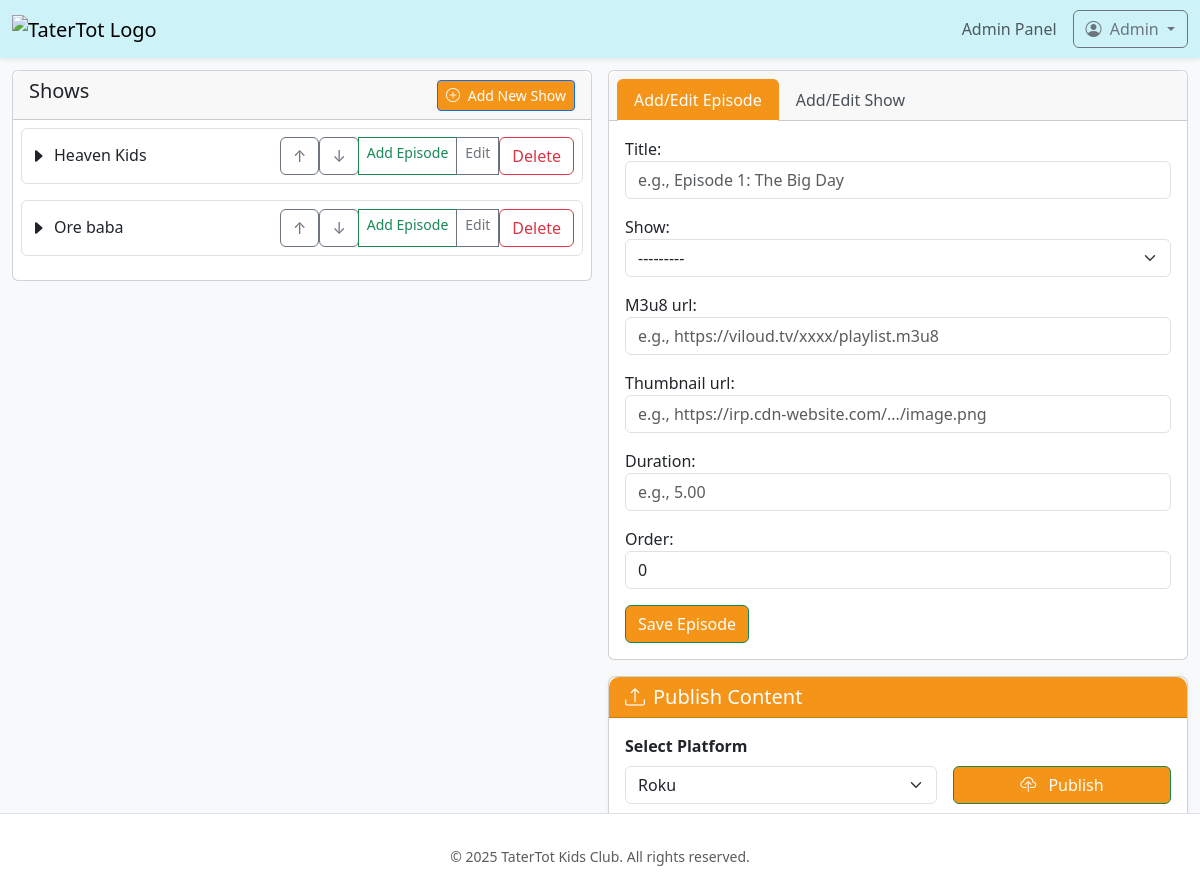
The app's page / (signed in) with its own data.
### base/models.py (models this page shows)
class Show(models.Model):
    title = models.CharField(max_length=100)
    order = models.PositiveIntegerField(default=0)
    class Meta:
        ordering = ['order']
    def __str__(self):
        return self.title

### base/views.py (the view)
# urls.py: path('', views.dashboard, name='dashboard'),
@login_required
def dashboard(request):
    shows = Show.objects.prefetch_related('episodes').order_by('order')
    context = {
        'shows': shows,
        'episode_form': EpisodeForm(),
        'show_form': ShowForm(),
        'edit_mode': False,
        'form_action_url': reverse('add_episode', args=[shows.first().id]) if shows.exists() else '#',
        'show_form_action_url': reverse('add_show'),
        'active_tab': 'episodeFormTab',
        'selected_show': None,
    }
    return render(request, 'dashboard.html', context)

### base/forms.py
class EpisodeForm(forms.ModelForm):
    class Meta:
        model = Episode
        fields = ['title', 'show', 'm3u8_url', 'thumbnail_url', 'duration', 'order']
        widgets = {
            'title': forms.TextInput(attrs={'class': 'form-control', 'placeholder': 'e.g., Episode 1: The Big Day'}),
            'show': forms.Select(attrs={'class': 'form-select'}),
            'm3u8_url': forms.URLInput(attrs={'class': 'form-control', 'placeholder': 'e.g., https://viloud.tv/xxxx/playlist.m3u8'}),
            'thumbnail_url': forms.URLInput(attrs={'class': 'form-control', 'placeholder': 'e.g., https://irp.cdn-website.com/.../image.png'}),
            'duration': forms.TextInput(attrs={'class': 'form-control', 'placeholder': 'e.g., 5.00'}),
            'order': forms.NumberInput(attrs={'class': 'form-control', 'min': '0'}),
        }

class ShowForm(forms.ModelForm):
    class Meta:
        model = Show
        fields = ['title', 'order']
        widgets = {
            'title': forms.TextInput(attrs={'class': 'form-control', 'placeholder': 'e.g., TaterTot Adventures'}),
            'order': forms.NumberInput(attrs={'class': 'form-control', 'min': '0'}),
        }

### templates/dashboard.html (shortened to what this page needs)
{% extends 'base.html' %}
{% load static %}
{% block content %}
<div class="container-fluid content-wrapper">
    <div class="row">
        <div class="col-md-6 pe-md-2">
            <div class="card mb-3">
                <div class="card-header d-flex justify-content-between align-items-center">
                    <h5>Shows</h5>
                    <button class="btn btn-primary btn-sm" onclick="switchToShowTab()" style="background-color: #f49519!important;">
                        <i class="bi bi-plus-circle me-1"></i> Add New Show
                    </button>
                </div>
                <div class="card-body p-0">
                    <div class="shows-list p-2">
                        {% for show in shows %}
                        <div class="show border rounded mb-3 p-2">
                            <div class="show-header d-flex justify-content-between align-items-center">
                                <div class="d-flex align-items-center">
                                    <span class="show-toggle me-2" data-show-id="{{ show.id }}" role="button">
                                        <i class="bi bi-caret-right-fill toggle-icon"></i>
                                    </span>
                                    <h6 class="mb-0">{{ show.title }}</h6>
                                </div>
                                <div class="show-actions btn-group btn-group-sm">
                                    <form method="POST" action="{% url 'move_show' show.id -1 %}" class="d-inline">
                                        <button class="btn btn-outline-secondary" title="Move Up">↑</button>
                                    </form>
                                    <form method="POST" action="{% url 'move_show' show.id 1 %}" class="d-inline">
                                        <button class="btn btn-outline-secondary" title="Move Down">↓</button>
                                    </form>
                                    <a href="{% url 'add_episode' show.id %}" class="btn btn-outline-success">Add Episode</a>
                                    <a href="{% url 'edit_show' show.id %}" class="btn btn-outline-secondary">Edit</a>
                                    <form method="POST" action="{% url 'delete_show' show.id %}" class="d-inline" onsubmit="return confirm('Delete show?');">
                                        <button class="btn btn-outline-danger">Delete</button>
                                    </form>
                                </div>
                            </div>
                        </div>
                        {% endfor %}
                    </div>
                </div>
            </div>
        </div>
        <div class="col-md-6 ps-md-2">
            <div class="card mb-3">
                <div class="card-header">
                    <ul class="nav nav-tabs card-header-tabs" id="formTabs" role="tablist">
                        <li class="nav-item" role="presentation">
                            <button class="nav-link {% if active_tab == 'episodeFormTab' %}active{% endif %}" id="episode-tab" data-bs-toggle="tab" data-bs-target="#episodeFormTab" type="button" role="tab" aria-controls="episodeFormTab" aria-selected="{% if active_tab == 'episodeFormTab' %}true{% else %}false{% endif %}">
                                Add/Edit Episode
                            </button>
                        </li>
                        <li class="nav-item" role="presentation">
                            <button class="nav-link {% if active_tab == 'showFormTab' %}active{% endif %}" id="show-tab" data-bs-toggle="tab" data-bs-target="#showFormTab" type="button" role="tab" aria-controls="showFormTab" aria-selected="{% if active_tab == 'showFormTab' %}true{% else %}false{% endif %}">
                                Add/Edit Show
                            </button>
                        </li>
                    </ul>
                </div>
                <div class="card-body tab-content" id="formTabsContent">
                    <div class="tab-pane fade {% if active_tab == 'episodeFormTab' %}show active{% endif %}" id="episodeFormTab" role="tabpanel" aria-labelledby="episode-tab">
                        <form method="POST" enctype="multipart/form-data" action="{{ form_action_url }}">
                            {{ episode_form.as_p }}
                            <button type="submit" class="btn btn-success" style="background-color: #f49519!important;">
                                {% if edit_mode %}Update Episode{% else %}Save Episode{% endif %}
                            </button>
                        </form>
                    </div>
                </div>
            </div>
            <div class="card mt-2 shadow-sm rounded-3">
                <div class="card-header bg-primary text-white" style="background-color: #f49519!important;">
                    <h5 class="mb-0"><i class="bi bi-upload me-2"></i>Publish Content</h5>
                </div>
                <div class="card-body">
                    <form method="POST" action="{% url 'publish' %}" id="publishForm">
                        <div class="row g-3 align-items-end">
                            <div class="col-md-7">
                                <label for="platformSelect" class="form-label fw-semibold">Select Platform</label>
                                <select class="form-select" id="platformSelect" name="platform" required>
                                    <option value="roku">Roku</option>
                                </select>
                            </div>
                            <div class="col-md-5 text-md-end">
                                <button type="submit" class="btn btn-success w-100" style="background-color: #f49519!important;">
                                    <i class="bi bi-cloud-upload me-2"></i> Publish
                                </button>
                            </div>
                        </div>
                    </form>
                </div>
            </div>
        </div>
    </div>
</div>
{% endblock %}

### templates/base.html (style rules this page uses)
body { background-color: #f8f9fa; }
.content-wrapper { margin-top: 70px; margin-bottom: 70px; }
.card-header { border-radius: 10px 10px 0 0 !important; }
.nav-link { color: #495057; }
.nav-link.active { color: #0d6efd !important; font-weight: 500; }

### templates/dashboard.html (style rules this page uses)
.nav-tabs .nav-link.active { background-color: #f49519 !important; color: white !important; border-color: #f49519 #f49519 #fff !important; }

### records on screen
Show: title "Heaven Kids"
Show: title "Ore baba", order "0"
